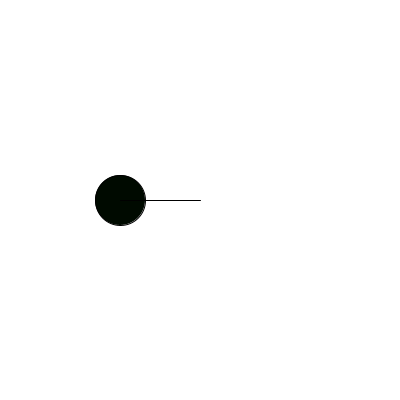
Frame 1 (no input)
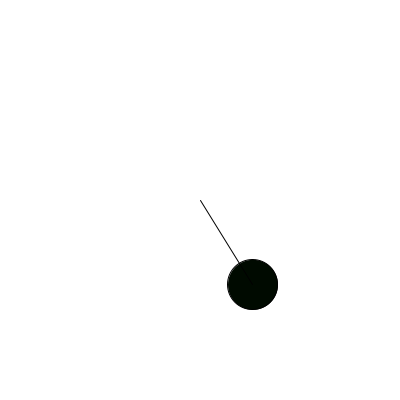
Frame 60 (the mouse pressed at the canvas centre just before this capture)
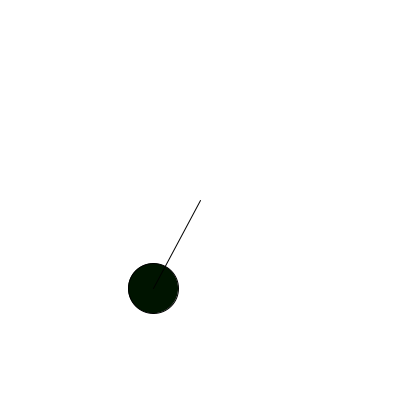
Frame 120 (the mouse held since frame 60 and released just before this capture)

The Processing sketch that drew these frames (run headless with seeded random() and noise(); from frame 60 on, the mouse is pressed at the canvas centre):

// Processing sketch: hw10_spin
// ── hw10_spin.pde
//Krishna Dudani
float cx, cy, theta, radius, centerX, centerY, greenTing;
void setup() {
  size(400, 400);
  background(255);
  radius=80;
  //distance from the center 
  centerX=width/2;
  centerY=height/2;
  cx=centerX-radius;
  cy=centerY;
  theta=0;
  greenTing=0;

}
void draw() {
  frameRate(60);
    println("hour: " + hour());
  println("min: " + minute());
  println("sec: " + second());
  background(255);
  
  
  //picking out my fill color lel
  if (theta%60==0) {
    //is theta divisible by 60 yet?
    if (greenTing>255) {
      //if so, is the color shade greater than 255 yet?
      greenTing=0;
      //if so, become BLACK 
      //spend all yo green 
      //JUST LIKE MY SOUL MUAHAH
    } else {
      //if not, go n get some green
      greenTing+=10;
        fill(0, greenTing, 0);
    }
  }
  
  
  //we have the paint, time 2 draw
  circle(cx, cy, 50);
  line(centerY, centerX, cx, cy);
  //cx=100*cos(theta)+centerX;
  cx=newX(100, centerX, theta);
  cy=newY(100, centerY, theta);
  //incrementing cx and cy by 100*cos(theta)+width/2  and 100*sin(theta)+height/2
  //respectively

  theta+=1;
  //incrementing degree measure by 1
}
float newX(float pathRadius, float centerX, float theta) {
  //keep in mind that centerY for this method is NOT the same as the
  //earlier global variable defined which also happens to be centerX
  float x=(cos(radians(theta)));
  x=x*pathRadius+centerX;
  return x;
}
float newY(float pathRadius, float centerY, float theta) {
  //keep in mind that centerX for this method is NOT the same as the
  //earlier global variable defined which also happens to be centerY
  //pathRadius is the radius of the circular path that the circle follows
  float y=(sin(radians(theta)));
  y=centerY+y*pathRadius;
  return y;
  //think polar coords: y=rsin(theta)
  //smooort right
  //yessir
}
